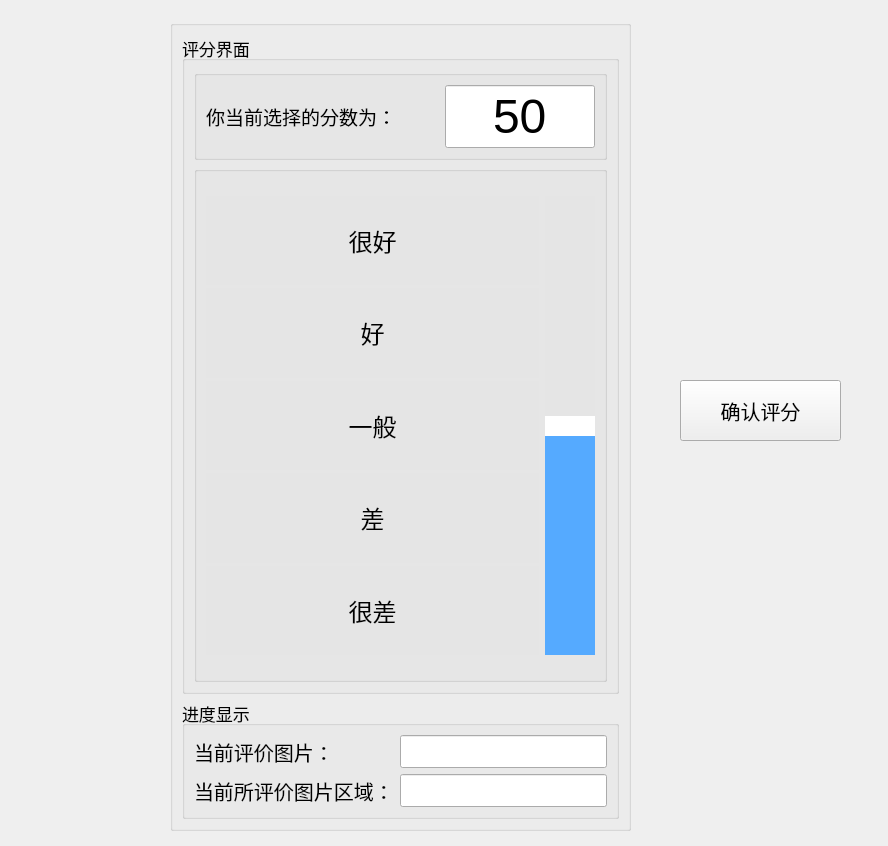
<?xml version="1.0" encoding="UTF-8"?>
<ui version="4.0">
 <class>ScorePage</class>
 <widget class="QMainWindow" name="ScorePage">
  <property name="geometry">
   <rect>
    <x>0</x>
    <y>0</y>
    <width>888</width>
    <height>846</height>
   </rect>
  </property>
  <property name="windowTitle">
   <string>MainWindow</string>
  </property>
  <widget class="QWidget" name="centralwidget">
   <widget class="QPushButton" name="btnSure">
    <property name="geometry">
     <rect>
      <x>680</x>
      <y>380</y>
      <width>161</width>
      <height>61</height>
     </rect>
    </property>
    <property name="font">
     <font>
      <pointsize>15</pointsize>
     </font>
    </property>
    <property name="text">
     <string>确认评分</string>
    </property>
   </widget>
   <widget class="QGroupBox" name="groupBox_7">
    <property name="geometry">
     <rect>
      <x>170</x>
      <y>20</y>
      <width>461</width>
      <height>811</height>
     </rect>
    </property>
    <property name="maximumSize">
     <size>
      <width>461</width>
      <height>16777215</height>
     </size>
    </property>
    <property name="autoFillBackground">
     <bool>false</bool>
    </property>
    <property name="styleSheet">
     <string notr="true"/>
    </property>
    <property name="title">
     <string/>
    </property>
    <layout class="QVBoxLayout" name="verticalLayout_5">
     <item>
      <widget class="QGroupBox" name="groupBox_2">
       <property name="font">
        <font>
         <pointsize>13</pointsize>
        </font>
       </property>
       <property name="title">
        <string>评分界面</string>
       </property>
       <layout class="QVBoxLayout" name="verticalLayout_2">
        <item>
         <widget class="QGroupBox" name="groupBox_3">
          <property name="title">
           <string/>
          </property>
          <layout class="QHBoxLayout" name="horizontalLayout_8">
           <item>
            <widget class="QLabel" name="label">
             <property name="font">
              <font>
               <pointsize>14</pointsize>
              </font>
             </property>
             <property name="text">
              <string>你当前选择的分数为：</string>
             </property>
            </widget>
           </item>
           <item>
            <widget class="QLineEdit" name="scoreEdit">
             <property name="maximumSize">
              <size>
               <width>150</width>
               <height>16777215</height>
              </size>
             </property>
             <property name="font">
              <font>
               <pointsize>36</pointsize>
               <weight>50</weight>
               <bold>false</bold>
              </font>
             </property>
             <property name="text">
              <string>50</string>
             </property>
             <property name="alignment">
              <set>Qt::AlignCenter</set>
             </property>
             <property name="readOnly">
              <bool>true</bool>
             </property>
            </widget>
           </item>
          </layout>
         </widget>
        </item>
        <item>
         <widget class="QGroupBox" name="groupBox_4">
          <property name="minimumSize">
           <size>
            <width>411</width>
            <height>274</height>
           </size>
          </property>
          <property name="title">
           <string/>
          </property>
          <layout class="QVBoxLayout" name="verticalLayout_3">
           <item>
            <layout class="QHBoxLayout" name="horizontalLayout">
             <item>
              <layout class="QVBoxLayout" name="verticalLayout">
               <property name="spacing">
                <number>3</number>
               </property>
               <property name="topMargin">
                <number>15</number>
               </property>
               <property name="bottomMargin">
                <number>15</number>
               </property>
               <item>
                <widget class="QLabel" name="label_2">
                 <property name="font">
                  <font>
                   <family>微软雅黑</family>
                   <pointsize>18</pointsize>
                   <weight>50</weight>
                   <italic>false</italic>
                   <bold>false</bold>
                  </font>
                 </property>
                 <property name="styleSheet">
                  <string notr="true">font: 18pt &quot;微软雅黑&quot;;
background-color: rgb(229, 229, 229);</string>
                 </property>
                 <property name="text">
                  <string>很好</string>
                 </property>
                 <property name="alignment">
                  <set>Qt::AlignCenter</set>
                 </property>
                </widget>
               </item>
               <item>
                <widget class="QLabel" name="label_3">
                 <property name="font">
                  <font>
                   <family>微软雅黑</family>
                   <pointsize>18</pointsize>
                   <weight>50</weight>
                   <italic>false</italic>
                   <bold>false</bold>
                  </font>
                 </property>
                 <property name="styleSheet">
                  <string notr="true">font: 18pt &quot;微软雅黑&quot;;
background-color: rgb(229, 229, 229);</string>
                 </property>
                 <property name="text">
                  <string>好</string>
                 </property>
                 <property name="alignment">
                  <set>Qt::AlignCenter</set>
                 </property>
                </widget>
               </item>
               <item>
                <widget class="QLabel" name="label_4">
                 <property name="font">
                  <font>
                   <family>微软雅黑</family>
                   <pointsize>18</pointsize>
                   <weight>50</weight>
                   <italic>false</italic>
                   <bold>false</bold>
                  </font>
                 </property>
                 <property name="styleSheet">
                  <string notr="true">font: 18pt &quot;微软雅黑&quot;;
background-color: rgb(229, 229, 229);</string>
                 </property>
                 <property name="text">
                  <string>一般</string>
                 </property>
                 <property name="alignment">
                  <set>Qt::AlignCenter</set>
                 </property>
                </widget>
               </item>
               <item>
                <widget class="QLabel" name="label_5">
                 <property name="font">
                  <font>
                   <family>微软雅黑</family>
                   <pointsize>18</pointsize>
                   <weight>50</weight>
                   <italic>false</italic>
                   <bold>false</bold>
                  </font>
                 </property>
                 <property name="styleSheet">
                  <string notr="true">font: 18pt &quot;微软雅黑&quot;;
background-color: rgb(229, 229, 229);</string>
                 </property>
                 <property name="text">
                  <string>差</string>
                 </property>
                 <property name="alignment">
                  <set>Qt::AlignCenter</set>
                 </property>
                </widget>
               </item>
               <item>
                <widget class="QLabel" name="label_6">
                 <property name="font">
                  <font>
                   <family>微软雅黑</family>
                   <pointsize>18</pointsize>
                   <weight>50</weight>
                   <italic>false</italic>
                   <bold>false</bold>
                  </font>
                 </property>
                 <property name="styleSheet">
                  <string notr="true">font: 18pt &quot;微软雅黑&quot;;
background-color: rgb(229, 229, 229);</string>
                 </property>
                 <property name="text">
                  <string>很差</string>
                 </property>
                 <property name="alignment">
                  <set>Qt::AlignCenter</set>
                 </property>
                </widget>
               </item>
              </layout>
             </item>
             <item>
              <widget class="QSlider" name="scoreSlider">
               <property name="minimumSize">
                <size>
                 <width>50</width>
                 <height>0</height>
                </size>
               </property>
               <property name="styleSheet">
                <string notr="true">QSlider {
	padding-top: 15px;
	padding-bottom: 15px;
	border-radius: 5px;
}
 
QSlider::add-page:vertical {
	background-color: rgb(85, 170, 255);
	width:5px;
	border-radius: 2px;
}
 
QSlider::sub-page:vertical {
	
	background-color: rgb(229, 229, 229);
	width:5px;
	border-radius: 2px;
}
 
QSlider::groove:vertical {
	background:transparent;
	width:80px;
}
 
QSlider::handle:vertical {
	height: 20px;
	width: 20px;
	margin: 0px -4px 0px -4px;
	border-radius: 10px;
	background: rgb(255, 255, 255);
}</string>
               </property>
               <property name="maximum">
                <number>100</number>
               </property>
               <property name="singleStep">
                <number>1</number>
               </property>
               <property name="pageStep">
                <number>2</number>
               </property>
               <property name="value">
                <number>50</number>
               </property>
               <property name="sliderPosition">
                <number>50</number>
               </property>
               <property name="orientation">
                <enum>Qt::Vertical</enum>
               </property>
               <property name="tickPosition">
                <enum>QSlider::NoTicks</enum>
               </property>
              </widget>
             </item>
            </layout>
           </item>
          </layout>
         </widget>
        </item>
       </layout>
      </widget>
     </item>
     <item>
      <widget class="QGroupBox" name="groupBox_11">
       <property name="minimumSize">
        <size>
         <width>0</width>
         <height>0</height>
        </size>
       </property>
       <property name="font">
        <font>
         <pointsize>13</pointsize>
        </font>
       </property>
       <property name="title">
        <string>进度显示</string>
       </property>
       <layout class="QFormLayout" name="formLayout">
        <item row="0" column="0">
         <widget class="QLabel" name="label_13">
          <property name="maximumSize">
           <size>
            <width>16777215</width>
            <height>16777215</height>
           </size>
          </property>
          <property name="font">
           <font>
            <pointsize>15</pointsize>
           </font>
          </property>
          <property name="text">
           <string>当前评价图片：</string>
          </property>
         </widget>
        </item>
        <item row="0" column="1">
         <widget class="QLineEdit" name="finishedEdit">
          <property name="font">
           <font>
            <pointsize>16</pointsize>
           </font>
          </property>
          <property name="alignment">
           <set>Qt::AlignCenter</set>
          </property>
          <property name="readOnly">
           <bool>false</bool>
          </property>
         </widget>
        </item>
        <item row="1" column="0">
         <widget class="QLabel" name="label_14">
          <property name="maximumSize">
           <size>
            <width>250</width>
            <height>16777215</height>
           </size>
          </property>
          <property name="font">
           <font>
            <pointsize>15</pointsize>
           </font>
          </property>
          <property name="text">
           <string>当前所评价图片区域：</string>
          </property>
         </widget>
        </item>
        <item row="1" column="1">
         <widget class="QLineEdit" name="currentPartEdit">
          <property name="font">
           <font>
            <pointsize>16</pointsize>
           </font>
          </property>
          <property name="text">
           <string/>
          </property>
          <property name="alignment">
           <set>Qt::AlignCenter</set>
          </property>
         </widget>
        </item>
       </layout>
      </widget>
     </item>
    </layout>
   </widget>
  </widget>
 </widget>
 <resources/>
 <connections/>
</ui>
